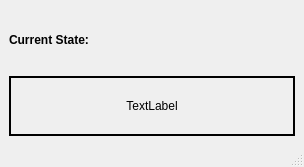
<?xml version="1.0" encoding="UTF-8"?>
<ui version="4.0">
 <class>feedBackcontroller</class>
 <widget class="QMainWindow" name="feedBackcontroller">
  <property name="geometry">
   <rect>
    <x>0</x>
    <y>0</y>
    <width>304</width>
    <height>167</height>
   </rect>
  </property>
  <property name="windowTitle">
   <string>Feedback Controller Widget</string>
  </property>
  <widget class="QWidget" name="centralwidget">
   <layout class="QGridLayout" name="gridLayout_2">
    <item row="0" column="0">
     <layout class="QGridLayout" name="gridLayout">
      <item row="0" column="0">
       <widget class="QLabel" name="lblStatetitle">
        <property name="font">
         <font>
          <weight>75</weight>
          <bold>true</bold>
         </font>
        </property>
        <property name="text">
         <string>Current State:</string>
        </property>
       </widget>
      </item>
      <item row="1" column="0">
       <widget class="QLabel" name="lblState">
        <property name="frameShape">
         <enum>QFrame::Box</enum>
        </property>
        <property name="lineWidth">
         <number>2</number>
        </property>
        <property name="text">
         <string>TextLabel</string>
        </property>
        <property name="alignment">
         <set>Qt::AlignCenter</set>
        </property>
       </widget>
      </item>
     </layout>
    </item>
   </layout>
  </widget>
  <widget class="QMenuBar" name="menubar">
   <property name="geometry">
    <rect>
     <x>0</x>
     <y>0</y>
     <width>304</width>
     <height>22</height>
    </rect>
   </property>
  </widget>
  <widget class="QStatusBar" name="statusbar"/>
 </widget>
 <resources/>
 <connections/>
</ui>
